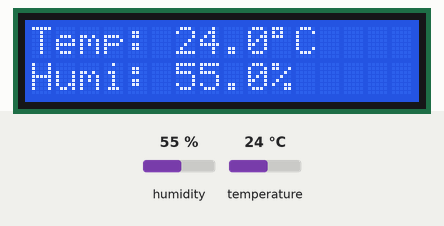
Simulated run of this program. Board: Raspberry Pi (BCM pin numbers). Shown: 16×2 character LCD. The inputs (shaded band) are chosen by the test bench; at power-on: humidity 55 %, temperature 24 °C. What the program prints to the terminal is not drawn.

Above: at 1.2 s.
1.3 s: humidity set to 22 %
At 2.9 s:
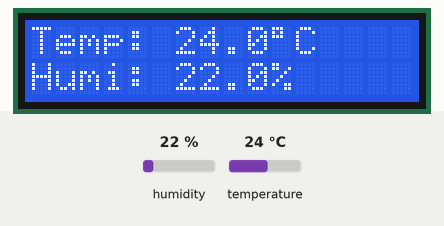
6.1 s: temperature set to 12 °C
At 7.5 s:
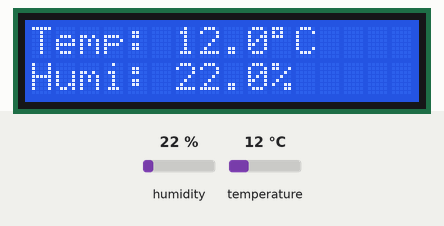
10.7 s: humidity set to 40 %
At 12.1 s:
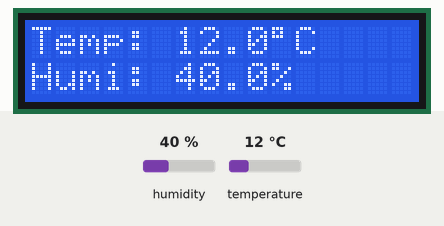
15.3 s: temperature set to 19 °C
At 17.8 s:
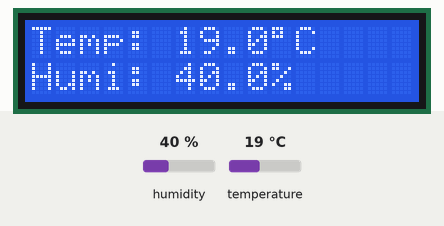
Timing chart, 0 to 19.3 s (numbered marks = the images above; inputs shaded):
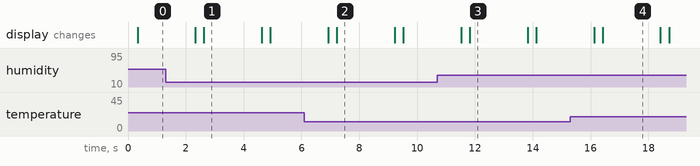

The program:

dht11_lcd.py
```python
# pip install adafruit-circuitpython-dht
import board
import adafruit_dht

from RPLCD.i2c import CharLCD
from time import sleep

# DATA핀: GPIO4 = board.D4 = 물리핀 7번
dht = adafruit_dht.DHT11(board.D4)

lcd = CharLCD(
	i2c_expander='PCF8574',
	address=0x27,
	port=1,
	cols=16,        # 한 라인에 16글자
	rows=2,         # 2행
	charmap='A00'   # 기본 설정
)

try:
	print("DHT11 온습도 측정 시작...")

	while True:
		try:
			lcd.clear()
			temp = dht.temperature
			humi = dht.humidity

			if temp is not None and humi is not None:
				lcd.write_string(f"Temp: {temp:.1f}°C")
				lcd.crlf()
				lcd.write_string(f"Humi: {humi:.1f}%")
			else:
				lcd.write_string("Failed to measure")

		except RuntimeError as e:
			# DHT11은 가끔 읽기 실패가 정상적으로 발생함
			print("Failed, restart: ", e)

		sleep(2)

except KeyboardInterrupt:
	print("exit")

finally:
	lcd.clear()
	lcd.close(clear=True)

	dht.exit()
```

Measured:
- after the input at 1.3 s, the display: first differs from a run without the input after 1.3 s (image 1)
- after the input at 6.1 s, the display: first differs from a run without the input after 1.1 s (image 2)
- after the input at 10.7 s, the display: first differs from a run without the input after 1.1 s (image 3)
- after the input at 15.3 s, the display: first differs from a run without the input after 1.1 s (image 4)
- what the display in image 1 shows lasts 2.0 s, from 2.6 s to 4.6 s
